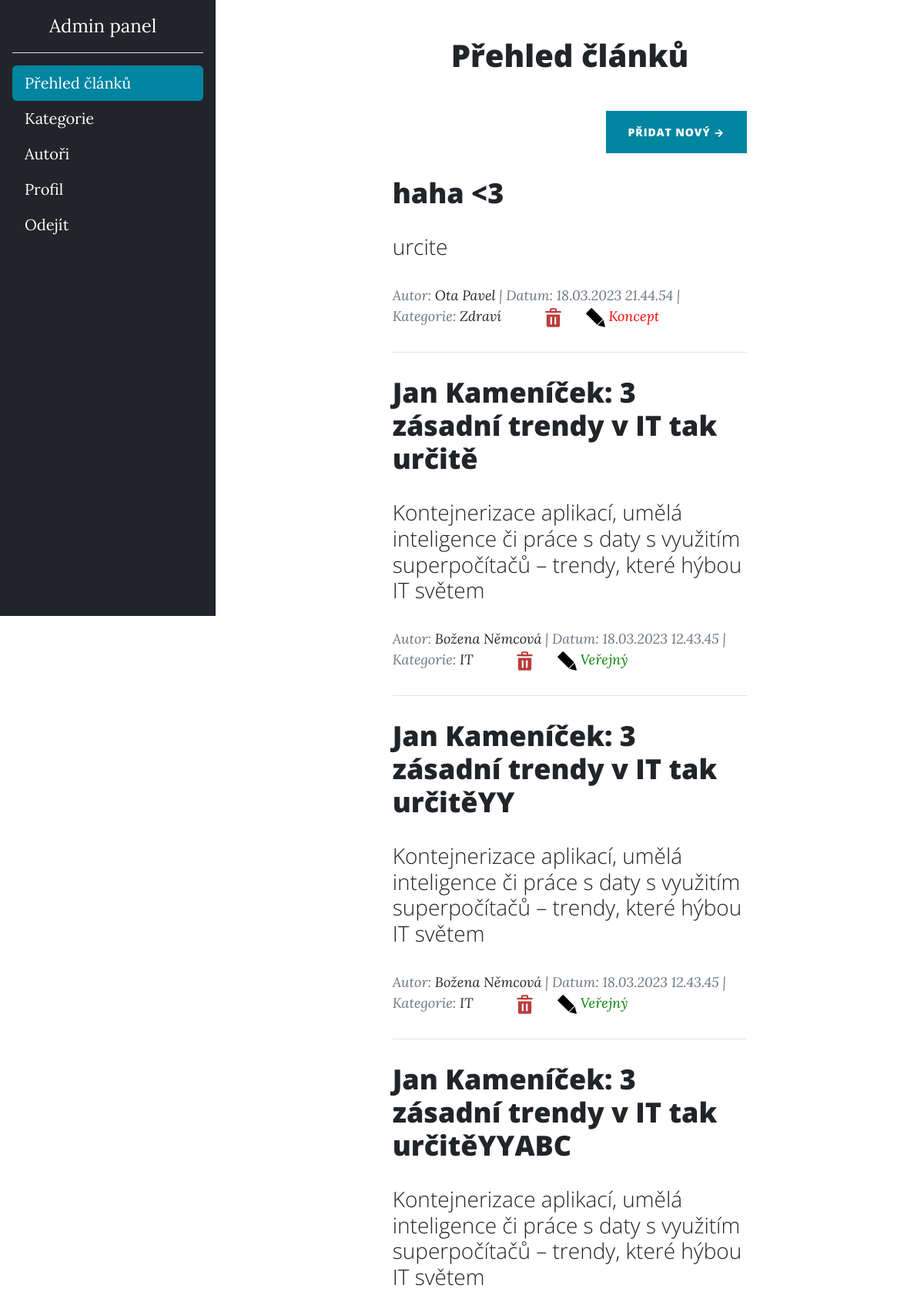
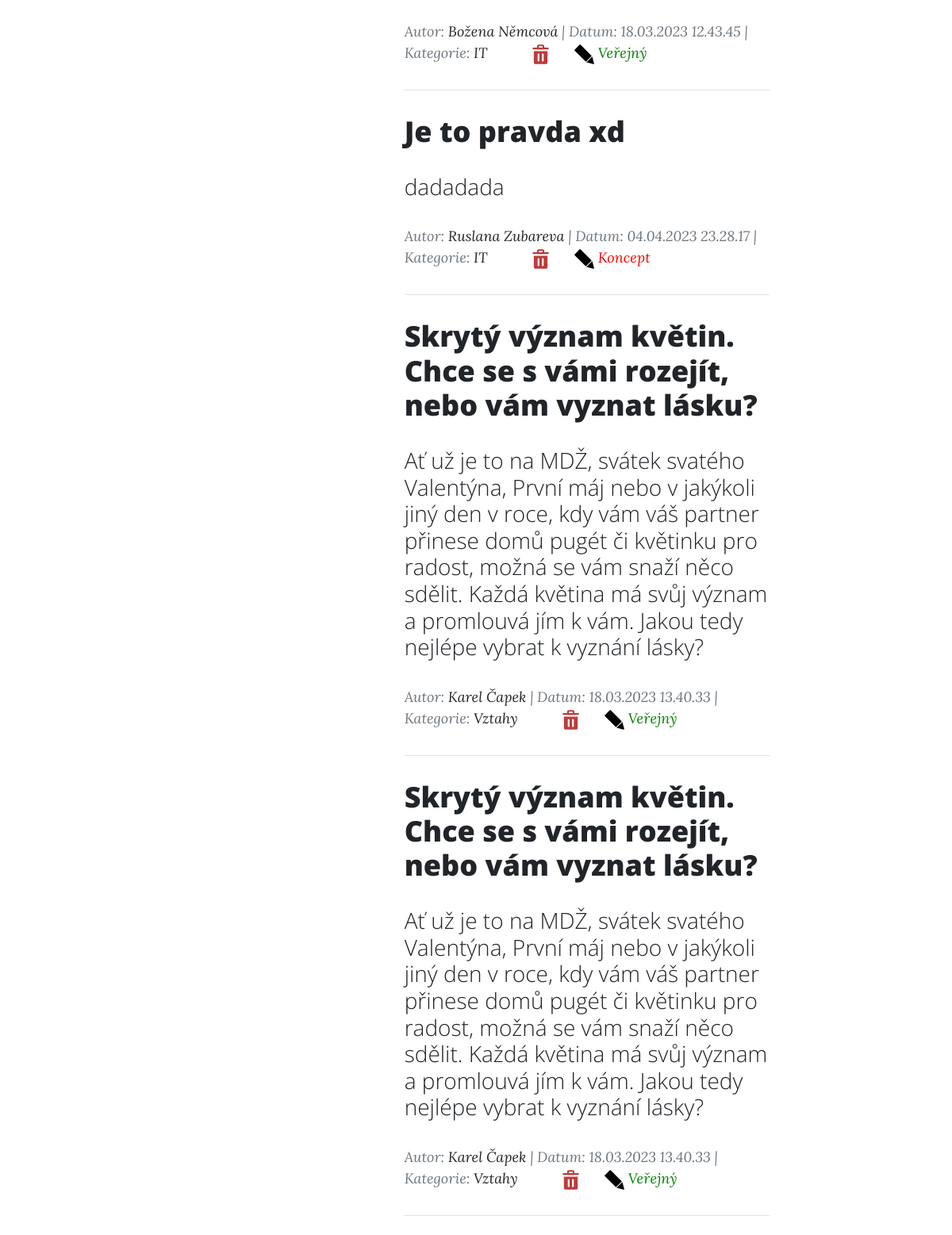
Screenshot of /admin.php (signed in) with the database file from the repository (2 pictures, top to bottom).
### tables this page shows
CREATE TABLE `tbPost` (
  `Id` int(11) NOT NULL,
  `IdAuthor` int(11) NOT NULL,
  `IdCategory` int(11) NOT NULL,
  `Title` varchar(200) NOT NULL,
  `Date` datetime NOT NULL DEFAULT current_timestamp(),
  `Content` text NOT NULL,
  `Preview` text NOT NULL,
  `Active` tinyint(1) NOT NULL
);

CREATE TABLE `tbAuthors` (
  `Id` int(11) NOT NULL,
  `Name` varchar(50) NOT NULL,
  `Surname` varchar(50) NOT NULL,
  `AuthDesc` varchar(200) NOT NULL,
  `Email` varchar(100) DEFAULT NULL,
  `Password` varchar(150) DEFAULT NULL,
  `IsAdmin` tinyint(1) NOT NULL
);

CREATE TABLE `tbCategories` (
  `Id` int(11) NOT NULL,
  `CatName` varchar(50) NOT NULL,
  `Description` varchar(100) NOT NULL
);

### Model/Database.php (called while the page is built, shortened)
<?php
class Database
{
    private $conn;
    public function __construct()
    {
        $this->conn = new PDO('mysql:host=' . self::HOST . ';dbname=' . self::DBNAME,
            self::USER,
            self::PASSWORD, [
                PDO::ATTR_ERRMODE => PDO::ERRMODE_EXCEPTION,
            ]);
        $this->conn->query('SET NAMES utf8');
    }
    public function select($sql, $params = [])
    {
        $stmt = $this->execute($sql, $params);
        return $stmt->fetchAll();
    }
    private function execute($sql, $params = [])
    {
        $stmt = $this->conn->prepare($sql);
        $stmt->execute($params);
        return $stmt;
    }
}

### Model/BaseRepository.php (called while the page is built, shortened)
<?php
abstract class BaseRepository
{
    public function __construct(Database $db)
    {
        $this->db = $db;
    }
}

### Model/PostRepository.php (called while the page is built, shortened)
<?php
class PostRepository extends BaseRepository
{
    public function getPostsAdmin()
    {
        $sql = 'SELECT p.*, a.Id as IdAut, a.Name, a.Surname, c.Id as IdCat, c.CatName FROM tbPost p
                INNER JOIN tbAuthors a on a.Id = p.IdAuthor
                INNER JOIN tbCategories c on c.Id = p.IdCategory
                ORDER BY p.Title ';
        return $this->db->select($sql);
    }
}

### admin.php (the view, shortened to what this page needs)
<?php
require 'Model\Database.php';
require 'Model\BaseRepository.php';
require 'Model\PostRepository.php';
$db = new Database();
$sr = new PostRepository($db);
$posts = null;
if($_SESSION['user']['IsAdmin'])
{
    $posts = $sr->getPostsAdmin();
}
else
{
    $posts = $sr->getPostsByAuthAdmin($_SESSION['user']['Id']);
}
?>
<!doctype html>
<html lang="en">
<head>
    <link href="https://cdn.jsdelivr.net/npm/bootstrap@5.3.0-alpha1/dist/css/bootstrap.min.css" rel="stylesheet">
    <link href="css/styles.css" rel="stylesheet" />
</head>
<body>
<div class="d-flex">
    <aside>
        <div class="d-flex flex-column flex-shrink-0 p-3 text-bg-dark" style="width: 280px;height: 100vh;">
            <a href="/" class="d-flex align-items-center mb-3 mb-md-0 me-md-auto text-white">
                <svg class="bi pe-none me-2" width="40" height="32"><use xlink:href="#bootstrap"></use></svg>
                <span class="fs-4">Admin panel</span>
            </a>
            <hr>
            <ul class="nav nav-pills flex-column mb-auto">
                <li class="nav-item">
                    <a href="admin.php" class="nav-link active" aria-current="page">
                        Přehled článků
                    </a>
                </li>
                <li>
                    <a href="category_admin.php" class="nav-link text-white">
                        Kategorie
                    </a>
                </li>
                <li>
                    <a href="author_admin.php" class="nav-link text-white">
                        Autoři
                    </a>
                </li>
                <li>
                    <a href="user_edit.php" class="nav-link text-white">
                        Profil
                    </a>
                </li>
                <li>
                    <a href="index.php" class="nav-link text-white">
                        Odejít
                    </a>
                </li>
            </ul>
    </aside>
    <div class="content justify-content-evenly mx-auto" style="width:80%">
        <h1 class="text-center mb-5 mt-5">Přehled článků</h1>
        <div class="container px-4 px-lg-5">
            <div class="row gx-4 gx-lg-5 justify-content-center">
                <div class="col-md-10 col-lg-8 col-xl-7">
                    <div class="d-flex justify-content-end mb-4"><a class="btn btn-primary text-uppercase" href="add_post.php">Přidat nový →</a></div>
                    <?php foreach ($posts as $post): ?>
                        <div class="post-preview">
                            <a href="post_detail.php?id=<?= $post['Id'] ?>">
                                <h2 class="post-title"><?= $post['Title'] ?></h2>
                                <h3 class="post-subtitle"><?= $post['Preview'] ?></h3>
                            </a>
                            <p class="post-meta">
                                Autor:
                                <a href="post_by_author.php?id=<?= $post['IdAut'] ?>"><?= $post['Name'] . " " . $post['Surname'] ?></a>
                                | Datum: <?= date_format(new DateTime($post['Date']), 'd.m.Y H.i.s'); ?>
                                | Kategorie: <a href="posts_by_category.php?id=<?= $post['IdCat'] ?>"><?= $post['CatName'] ?> </a>
                                <a href="delete_post.php?id=<?= $post['Id'] ?>"><img style="height: 25px; padding-left: 50px" src="assets/img/delete.svg" alt="delete_icon"></a>
                                <a href="edit_post.php?id=<?= $post['Id'] ?>"><img style="height: 25px; padding-left: 25px" src="assets/img/edit.svg" alt="edit_icon"></a>
                                <?php if ($post['Active']): ?>
                                    <span style="color: green">Veřejný</span>
                                <?php else : ?>
                                    <span style="color: red">Koncept</span>
                                <?php endif; ?>
                            </p>
                        </div>
                        <hr class="my-4" />
                    <?php endforeach; ?>
                </div>
            </div>
        </div>
    </div>
</body>
</html>

### rows the page displays
tbpost: Title "haha <3", Preview "urcite", IdAuthor.Name "Ota", IdAuthor.Surname "Pavel", Date "18.03.2023 21.44.54", IdCategory.CatName "Zdraví", Active "Koncept"
tbpost: Title "Jan Kameníček: 3 zásadní trendy v IT tak určitě", Preview "Kontejnerizace aplikací, umělá inteligence či práce s daty s využitím superpočítačů – trendy, které hýbou IT světem", IdAuthor.Name "Božena", IdAuthor.Surname "Němcová", Date "18.03.2023 12.43.45", IdCategory.CatName "IT", Active "Veřejný"
tbpost: Title "Jan Kameníček: 3 zásadní trendy v IT tak určitěYY", Preview "Kontejnerizace aplikací, umělá inteligence či práce s daty s využitím superpočítačů – trendy, které hýbou IT světem", IdAuthor.Name "Božena", IdAuthor.Surname "Němcová", Date "18.03.2023 12.43.45", IdCategory.CatName "IT", Active "Veřejný"
tbpost: Title "Jan Kameníček: 3 zásadní trendy v IT tak určitěYYABC", Preview "Kontejnerizace aplikací, umělá inteligence či práce s daty s využitím superpočítačů – trendy, které hýbou IT světem", IdAuthor.Name "Božena", IdAuthor.Surname "Němcová", Date "18.03.2023 12.43.45", IdCategory.CatName "IT", Active "Veřejný"
tbpost: Title "Je to pravda xd", Preview "dadadada", IdAuthor.Name "Ruslana", IdAuthor.Surname "Zubareva", Date "04.04.2023 23.28.17", IdCategory.CatName "IT", Active "Koncept"
tbpost: Title "Skrytý význam květin. Chce se s vámi rozejít, nebo vám vyznat lásku?", Preview "Ať už je to na MDŽ, svátek svatého Valentýna, První máj nebo v jakýkoli jiný den v roce, kdy vám váš partner přinese domů pugét či květinku pro radost, možná se vám snaží něco sdělit. Každá květina má svůj význam a promlouvá jím k vám. Jakou tedy nejlépe vybrat k vyznání lásky?", IdAuthor.Name "Karel", IdAuthor.Surname "Čapek", Date "18.03.2023 13.40.33", IdCategory.CatName "Vztahy", Active "Veřejný"
tbpost: Title "Skrytý význam květin. Chce se s vámi rozejít, nebo vám vyznat lásku?", Preview "Ať už je to na MDŽ, svátek svatého Valentýna, První máj nebo v jakýkoli jiný den v roce, kdy vám váš partner přinese domů pugét či květinku pro radost, možná se vám snaží něco sdělit. Každá květina má svůj význam a promlouvá jím k vám. Jakou tedy nejlépe vybrat k vyznání lásky?", IdAuthor.Name "Karel", IdAuthor.Surname "Čapek", Date "18.03.2023 13.40.33", IdCategory.CatName "Vztahy", Active "Veřejný"
